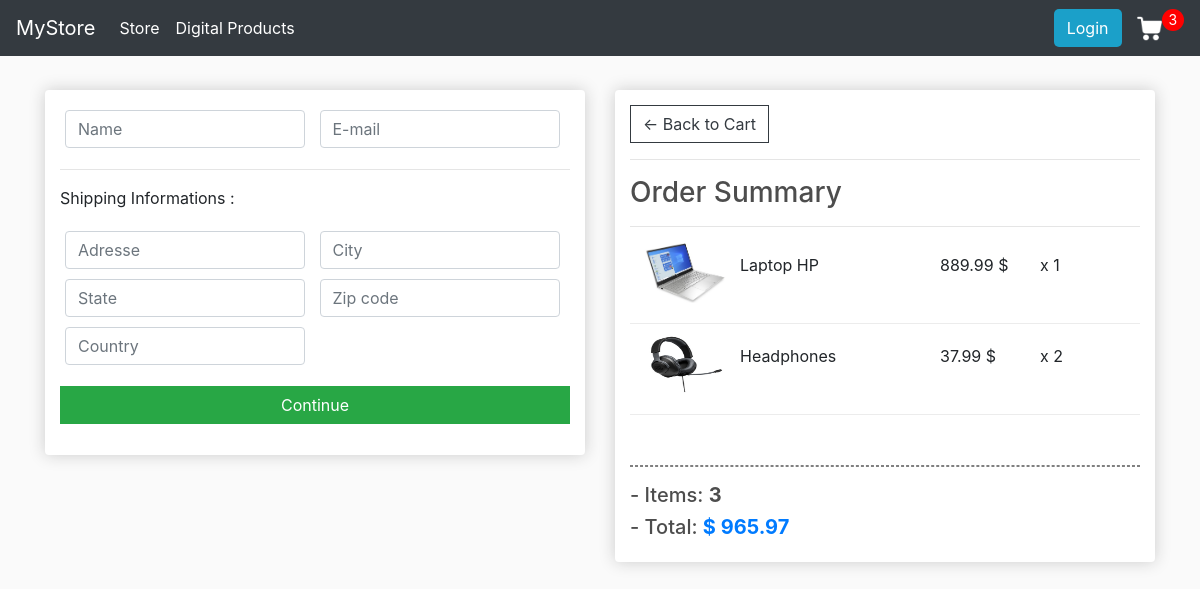
The page /checkout/ (signed in) on the database as committed earlier.
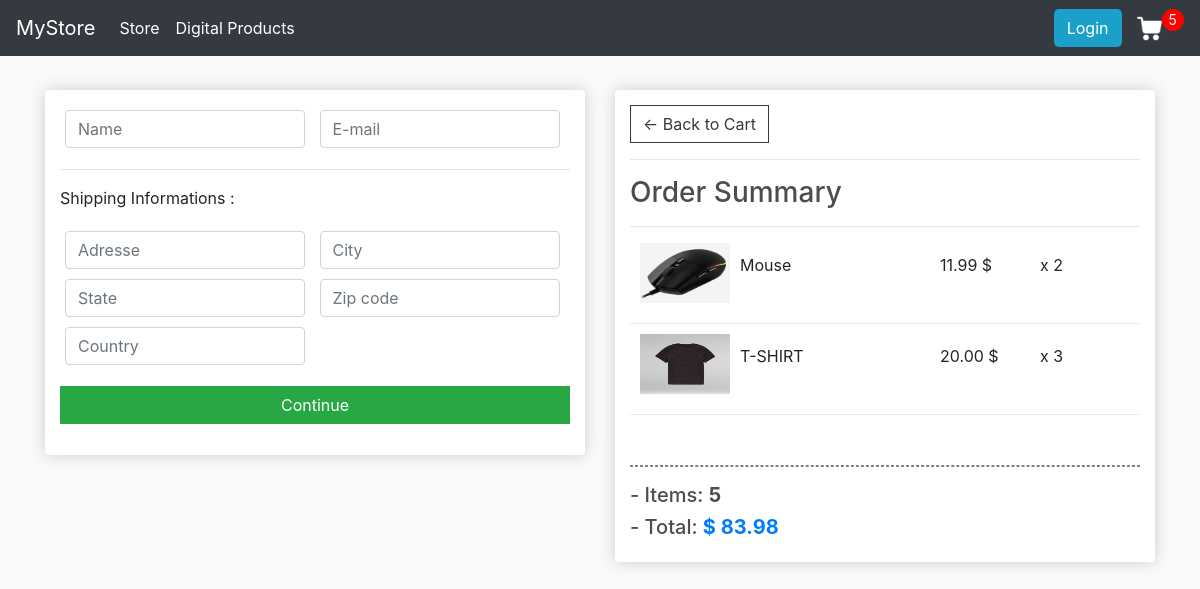
The same page on the database as committed later.
### store/models.py (models this page shows, shortened)
class OrderItem(models.Model):
    product = models.ForeignKey(Product, on_delete=models.SET_NULL, null=True)
    order = models.ForeignKey(Order, on_delete=models.SET_NULL, null=True)
    quantity = models.IntegerField(default=0, null=True, blank=True)
    date_added = models.DateField(auto_now_add=True)
    @property
    def get_total(self):
        return self.product.price * self.quantity

class Product(models.Model):
    name = models.CharField(max_length=50)
    price = models.DecimalField(max_digits=6, decimal_places=2)
    digital = models.BooleanField(default=False, null=True, blank=False)
    image = models.ImageField(null=False, blank=True)
    @property
    def imageURL(self):
        try:
            url = self.image.url
        except:
            url = ''
        return url

class Order(models.Model):
    customer = models.ForeignKey(Customer, on_delete=models.SET_NULL, null=True, blank=True)
    date_ordered = models.DateField(auto_now_add=True)
    complete = models.BooleanField(default=False)
    transaction_id = models.CharField(max_length=100)
    @property
    def shipping(self):
        return False in [o.product.digital for o in self.orderitem_set.all()]
    @property
    def get_cart_total(self):
        orderitems = self.orderitem_set.all()
        total = sum([item.get_total for item in orderitems])
        return total
    @property
    def get_cart_items(self):
        orderitems = self.orderitem_set.all()
        total = sum([item.quantity for item in orderitems])
        return total

### store/views.py (the view)
# urls.py: path("checkout/", views.checkout, name="checkout"),
def checkout(request):
	user_data = cartData(request)
	items = user_data.get('items')
	order = user_data.get('order')
	cartItems = user_data.get('cartItems')
	context = {
        'items':items,
        'order':order,
        'cartItems':cartItems
    }
	return render(request, 'store/checkout.html', context)

### store/utils.py (called while the page is built)
def cartData(request) :
    if request.user.is_authenticated:
        customer = request.user.customer
        order, created = Order.objects.get_or_create(customer=customer, complete=False)
        items = order.orderitem_set.all()
        cartItems = order.get_cart_items
    else:
        cookieData = cookieCart(request)
        items = cookieData.get('items')
        order = cookieData.get('order')
        cartItems = cookieData.get('cartItems')
    return {
        'items':items,
        'order':order,
        'cartItems':cartItems
    }

### store/templates/store/checkout.html (shortened to what this page needs)
{% extends 'store/main.html' %}
{% load static %}
{% block content %}
<div class="row">
    <div class="col-lg-6">
        <div class="box-element" id="form-wrapper">
            <form id="form">
                <div id="user-info">
                    <div class="form-field">
                        <input class="form-control" type="text" name="name" placeholder="Name" required>
                    </div>
                    <div class="form-field">
                        <input class="form-control" type="email" name="email" placeholder="E-mail" required>
                    </div>
                </div>
                <div id="shipping-info">
                    <hr>
                    <p>Shipping Informations :</p>
                    <div class="form-field">
                        <input class="form-control" type="text" name="address" placeholder="Adresse">
                    </div>
                    <div class="form-field">
                        <input class="form-control" type="text" name="city" placeholder="City">
                    </div>
                    <div class="form-field">
                        <input class="form-control" type="text" name="state" placeholder="State">
                    </div>
                    <div class="form-field">
                        <input class="form-control" type="text" name="zipcode" placeholder="Zip code">
                    </div>
                    <div class="form-field">
                        <input class="form-control" type="text" name="country" placeholder="Country">
                    </div>
                </div>
                <input id="form-button" class="btn btn-success btn-block my-3" type="submit" value="Continue">
            </form>
        </div>
        <br>
        <br>
    </div>
    <div class="col-lg-6">
        <div class="box-element">
            <a  class="btn btn-outline-dark" href="{% url 'cart' %}">&#x2190; Back to Cart</a>
            <hr>
            <h3>Order Summary</h3>
            <hr>
            {% for item in items %}
            <div class="cart-row">
                <div style="flex:1;padding: 5px"><img style="width:100%" class="row-image" src="{{item.product.imageURL}}"></div>
                <div style="flex:2"><p> {{item.product.name|capfirst}} </p></div>
                <div style="flex:1"><p> {{item.product.price|floatformat:2}} $ </p></div>
                <div style="flex:1"><p>x {{item.quantity}} </p></div>
            </div>
            {% endfor %}
            <br><hr style="border: 1.5px dashed gray"/>
            <h5> - Items: <strong> {{order.get_cart_items}} </strong></h5>
            <h5> - Total: <strong class="text-primary">$ {{order.get_cart_total|floatformat:2}} </strong></h5>
        </div>
    </div>
{% endblock content %}

Rows that differ between the two databases and show on the page:
no longer on this page (row unchanged): OrderItem: product.imageURL (picture), product.name "Laptop HP", product.price "889.99", quantity "1"
no longer on this page (row unchanged): OrderItem: product.imageURL (picture), product.name "Headphones", product.price "37.99", quantity "2"
no longer on this page (row edited): Order: get_cart_items "3", get_cart_total "965.97"
added OrderItem: product.imageURL (picture), product.name "Mouse", product.price "11.99", quantity "2"
added OrderItem: product.imageURL (picture), product.name "T-SHIRT", product.price "20.00", quantity "3"
added Order: get_cart_items "5", get_cart_total "83.98"
Other text that changed with them:
{{ cartItems }}: "3" → "5"
